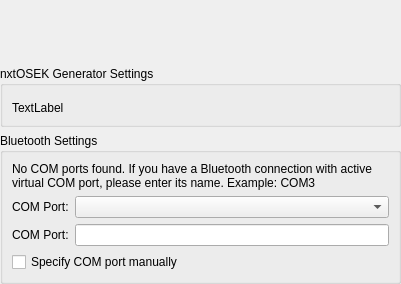
<?xml version="1.0" encoding="UTF-8"?>
<ui version="4.0">
 <class>NxtAdditionalPreferences</class>
 <widget class="QWidget" name="NxtAdditionalPreferences">
  <property name="geometry">
   <rect>
    <x>0</x>
    <y>0</y>
    <width>401</width>
    <height>284</height>
   </rect>
  </property>
  <property name="windowTitle">
   <string>Form</string>
  </property>
  <layout class="QVBoxLayout" name="verticalLayout">
   <property name="leftMargin">
    <number>0</number>
   </property>
   <property name="topMargin">
    <number>0</number>
   </property>
   <property name="rightMargin">
    <number>0</number>
   </property>
   <property name="bottomMargin">
    <number>0</number>
   </property>
   <item>
    <widget class="qReal::ui::ImagePicker" name="robotImagePicker" native="true"/>
   </item>
   <item>
    <widget class="QGroupBox" name="generatorSettingsGroupBox">
     <property name="title">
      <string>nxtOSEK Generator Settings</string>
     </property>
     <layout class="QGridLayout" name="gridLayout">
      <item row="1" column="0">
       <widget class="QLabel" name="generatorLabel">
        <property name="text">
         <string>TextLabel</string>
        </property>
       </widget>
      </item>
      <item row="0" column="0">
       <widget class="qReal::ui::DirPicker" name="compilerPicker" native="true"/>
      </item>
     </layout>
    </widget>
   </item>
   <item>
    <widget class="QGroupBox" name="bluetoothSettingsGroupBox">
     <property name="title">
      <string>Bluetooth Settings</string>
     </property>
     <layout class="QGridLayout" name="gridLayout_4">
      <item row="1" column="1">
       <widget class="QComboBox" name="comPortComboBox">
        <property name="sizePolicy">
         <sizepolicy hsizetype="Expanding" vsizetype="Fixed">
          <horstretch>0</horstretch>
          <verstretch>0</verstretch>
         </sizepolicy>
        </property>
       </widget>
      </item>
      <item row="0" column="0" colspan="2">
       <widget class="QLabel" name="noComPortsFoundLabel">
        <property name="text">
         <string>No COM ports found. If you have a Bluetooth connection with active virtual COM port, please enter its name. Example: COM3</string>
        </property>
        <property name="wordWrap">
         <bool>true</bool>
        </property>
       </widget>
      </item>
      <item row="2" column="1">
       <widget class="QLineEdit" name="directInputComPortLineEdit"/>
      </item>
      <item row="3" column="0" colspan="2">
       <widget class="QCheckBox" name="manualComPortCheckbox">
        <property name="text">
         <string>Specify COM port manually</string>
        </property>
       </widget>
      </item>
      <item row="1" column="0">
       <widget class="QLabel" name="comPortLabel">
        <property name="text">
         <string>COM Port:</string>
        </property>
       </widget>
      </item>
      <item row="2" column="0">
       <widget class="QLabel" name="directInputComPortLabel">
        <property name="text">
         <string>COM Port:</string>
        </property>
       </widget>
      </item>
     </layout>
    </widget>
   </item>
  </layout>
 </widget>
 <customwidgets>
  <customwidget>
   <class>qReal::ui::ImagePicker</class>
   <extends>QWidget</extends>
   <header>qrutils/widgets/imagePicker.h</header>
   <container>1</container>
  </customwidget>
  <customwidget>
   <class>qReal::ui::DirPicker</class>
   <extends>QWidget</extends>
   <header>qrutils/widgets/dirPicker.h</header>
   <container>1</container>
  </customwidget>
 </customwidgets>
 <resources/>
 <connections/>
</ui>
